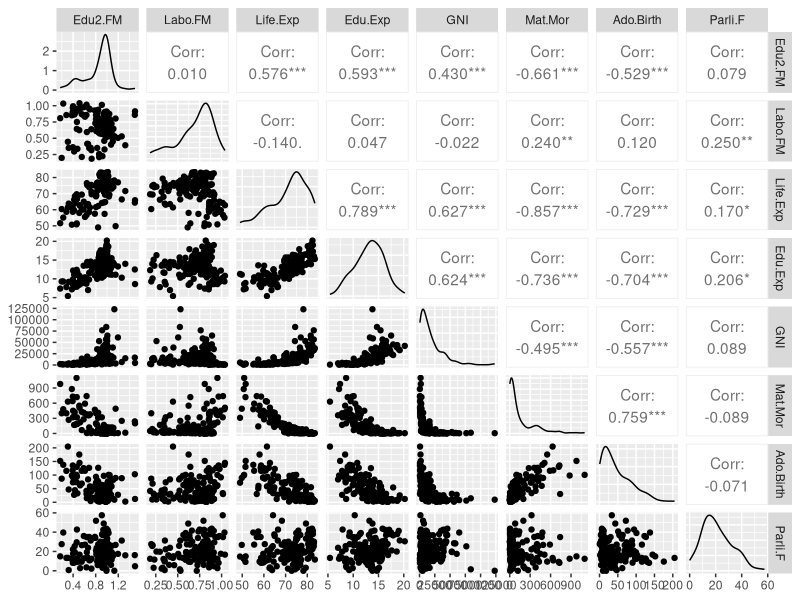
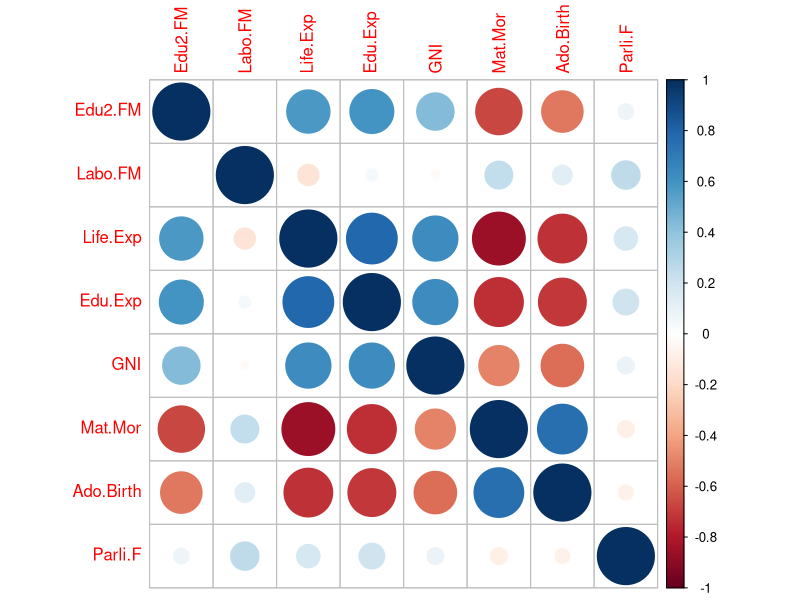

Write R code to recreate these figures, in order.
## ---- chunk 1

# load libraries
library(dplyr)
library(readr)

# load the data
human <- read_csv("data/human.csv")

## ---- chunk 2

# move the country names to rownames
library(tibble)
human <- column_to_rownames(human, "Country")

# Access GGally
library(GGally)

# visualize the 'human_' variables
ggpairs(human, progress = FALSE)

# Access corrplot
library(corrplot)

# compute the correlation matrix and visualize it with corrplot
cor(human) %>% corrplot()

